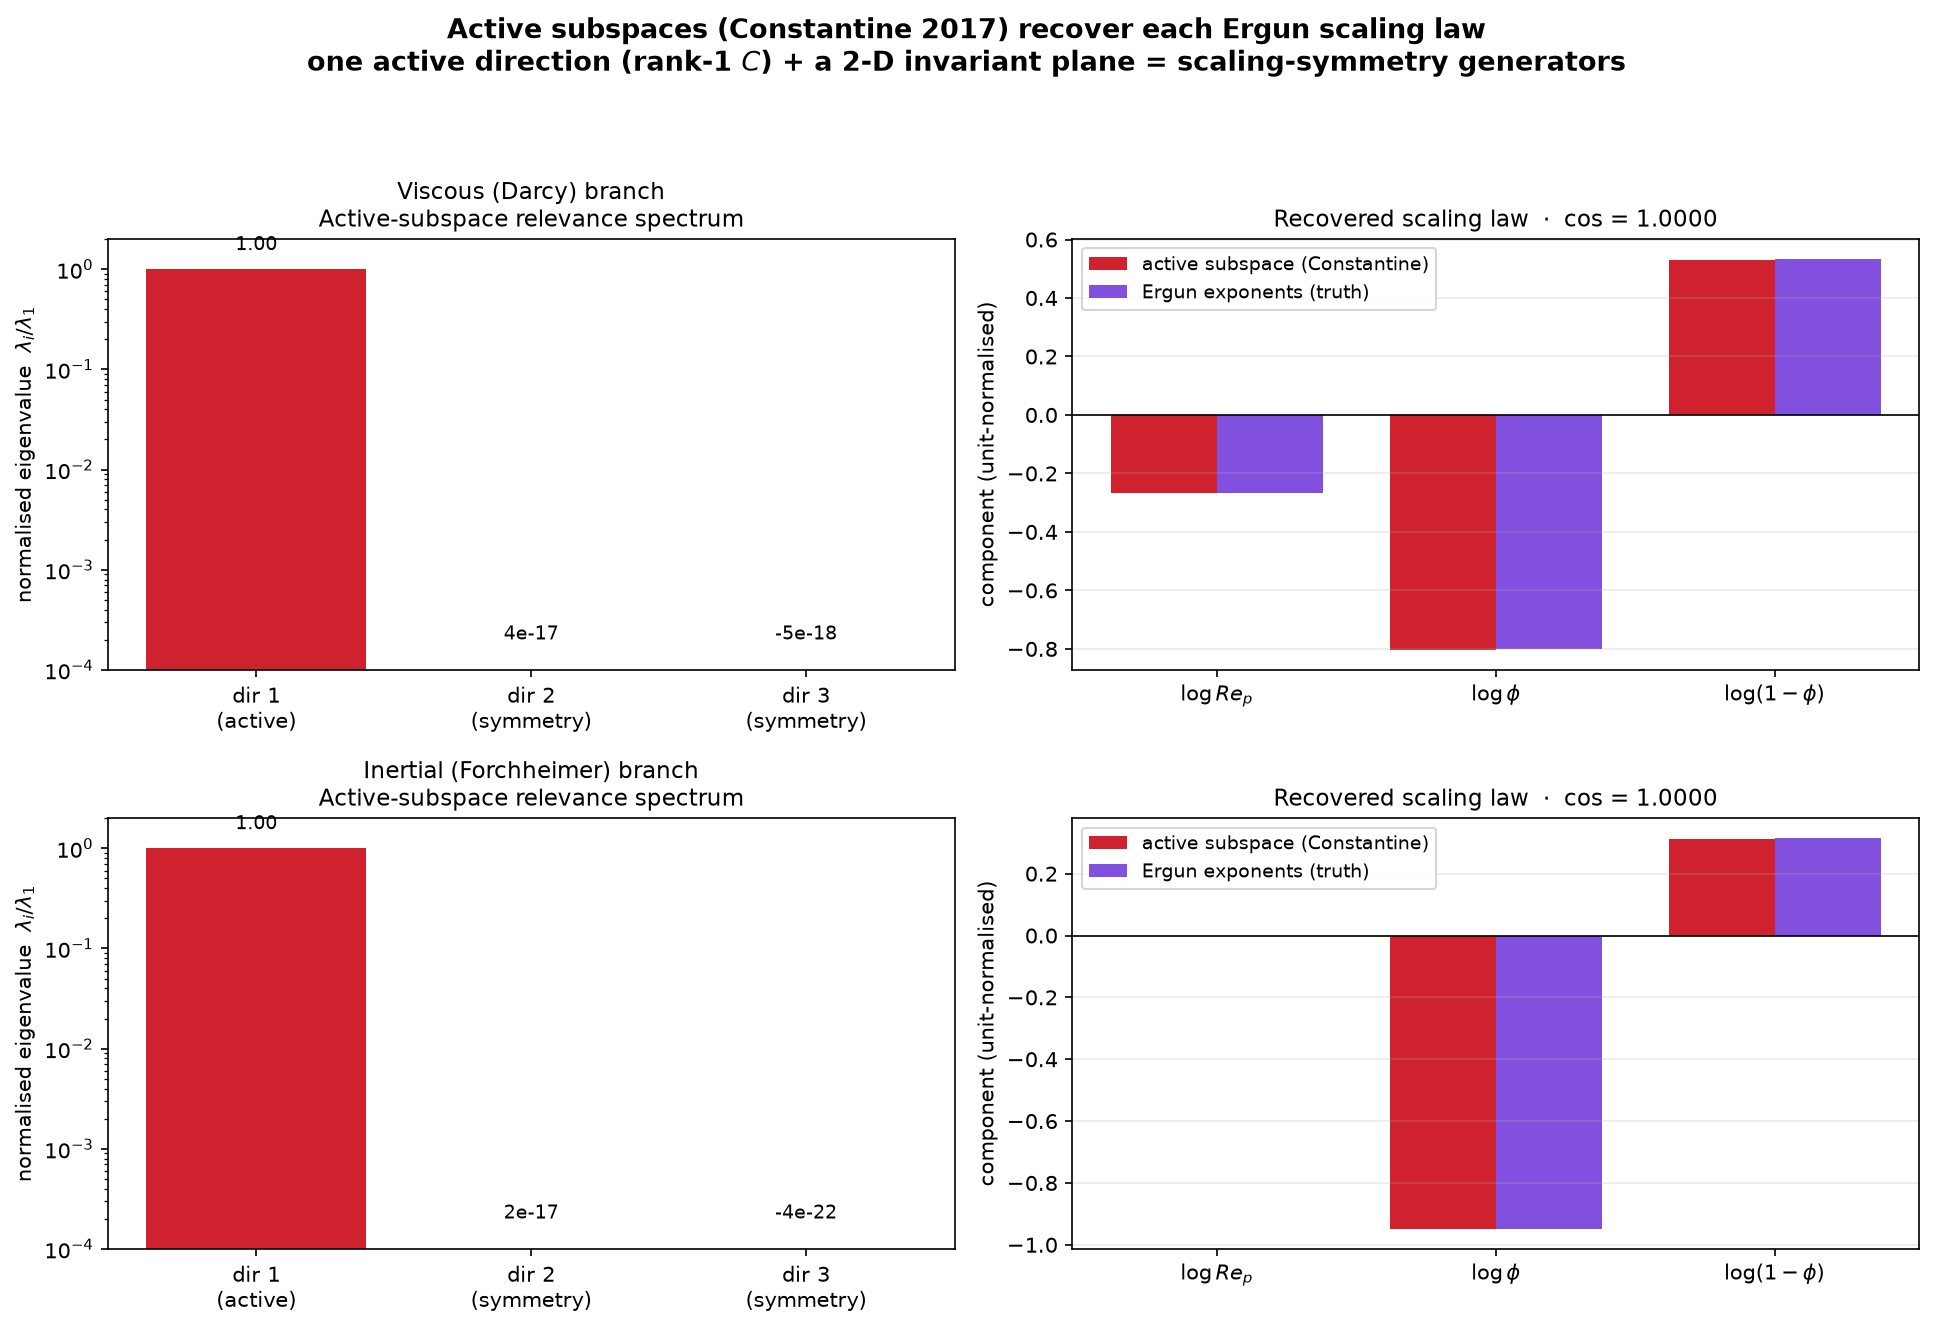

Write the Python code that produced this figure.
"""
Active-subspace baseline for the two Ergun regimes.

Implements the data-driven dimensional-analysis method of Constantine, Del
Rosario & Iaccarino, "Data-driven dimensional analysis: algorithms for
unique and relevant dimensionless groups" (arXiv:1708.04303, 2017) and
shows that, in each Ergun regime, the dominant active-subspace direction
coincides with the scaling-encoder row space our Stage-1 pipeline learns.

Method (Constantine 2017, Algorithm 1 — response-surface gradients):
  * every dimensionally-consistent law is a *ridge function* in the logs of
    the variables:  f = g(A^T log q);
  * the active subspace is the eigenspace of  C = E[ grad(log f) grad(log f)^T ]
    taken in log-coordinates;
  * the eigenvalues rank the directions by relevance; the null space
    (lambda = 0) is the inactive subspace = the directions along which f is
    invariant = the SCALING-symmetry generators.

Here each regime is a single power law, so the log-gradient is (up to noise)
constant and C is rank 1: one active direction (the local Ergun law) plus a
2-D inactive/symmetry plane.  We compute C in the (Re_p, phi, 1-phi)
Pi-coordinates the scaling encoder lives in, and compare the dominant
eigenvector against (i) the known Ergun exponents and (ii) the encoder row.

Run:
    python active_subspace_baseline.py
Outputs:
    output_<regime>_widephi/active_subspace_baseline.png
    prints a per-regime summary table
"""

import os
import numpy as np
import pandas as pd
import matplotlib
matplotlib.use("Agg")
import matplotlib.pyplot as plt

HERE = os.path.dirname(os.path.abspath(__file__))

# ----------------------------------------------------------------------
# Ground-truth Ergun exponents on (Re_p, phi, 1-phi), never shown to the
# method — used only to score the recovered active direction.
# ----------------------------------------------------------------------
REGIMES = {
    "viscous": dict(
        csv="dataset_ergun_viscous_widephi.csv",
        out="output_viscous_widephi",
        ergun=np.array([-1.0, -3.0, 2.0]),   # f = 150 Re^-1 phi^-3 (1-phi)^2
        title="Viscous (Darcy) branch",
    ),
    "inertial": dict(
        csv="dataset_ergun_inertial_widephi.csv",
        out="output_inertial_widephi",
        ergun=np.array([0.0, -3.0, 1.0]),    # f = 1.75 phi^-3 (1-phi)^1
        title="Inertial (Forchheimer) branch",
    ),
}

PI_LABELS = [r"$\log Re_p$", r"$\log \phi$", r"$\log(1-\phi)$"]


def active_subspace(df):
    """Constantine Alg. 1 in the 3 Pi-coordinates (Re_p, phi, 1-phi).

    Returns the active-subspace matrix C, its eigenvalues/vectors (sorted
    descending) and the constant log-gradient of the linear ridge fit.
    """
    Re = df["Re_p"].values
    phi = df["phi"].values
    omp = 1.0 - phi
    f = df["f"].values

    X = np.column_stack([np.log(Re), np.log(phi), np.log(omp)])   # log-inputs
    y = np.log(f)                                                 # log-output

    # Step 3 of Alg.1: response surface. A single power law is exactly a
    # LINEAR ridge in log-space, so an affine fit is the exact response
    # surface and its (constant) gradient is the exponent vector.
    A = np.column_stack([np.ones(len(y)), X])
    beta, *_ = np.linalg.lstsq(A, y, rcond=None)
    grad = beta[1:]                    # grad(log f) — constant over the regime

    # Step 4: active-subspace matrix C = E[ grad grad^T ]. Constant gradient
    # => C is exactly rank 1 (one active direction, two symmetry directions).
    C = np.outer(grad, grad)
    lam, U = np.linalg.eigh(C)
    order = np.argsort(lam)[::-1]
    return C, lam[order], U[:, order], grad


def unit(v):
    n = np.linalg.norm(v)
    return v / n if n > 0 else v


def oriented(v, ref):
    """Flip sign of v so it points the same way as ref (for plotting)."""
    return v if np.dot(v, ref) >= 0 else -v


def main():
    fig, axes = plt.subplots(2, 2, figsize=(13, 9))
    print("\n" + "=" * 72)
    print("Active-subspace baseline (Constantine 2017) vs scaling-encoder row")
    print("=" * 72)

    for r, (key, cfg) in enumerate(REGIMES.items()):
        df = pd.read_csv(os.path.join(HERE, cfg["csv"]))
        C, lam, U, grad = active_subspace(df)

        ergun_u = unit(cfg["ergun"])
        cos_ergun = abs(np.dot(unit(U[:, 0]), ergun_u))
        # a symmetry direction is sign-free; orient it to the truth so the
        # overlaid bars are directly comparable.
        active_u = oriented(unit(U[:, 0]), ergun_u)

        # relevance normalised so the spectrum is comparable across regimes
        lam_norm = lam / lam.max()

        print(f"\n--- {cfg['title']} ---")
        print(f"  log-gradient (fit exponents): {np.round(grad, 3)}")
        print(f"  active eigenvector (unit)   : {np.round(active_u, 3)}")
        print(f"  Ergun exponents   (unit)    : {np.round(ergun_u, 3)}")
        print(f"  cos(active, Ergun)          : {cos_ergun:.4f}")
        print(f"  eigenvalues (relevance)     : {np.round(lam, 4)}")
        print(f"  => 1 active direction + {np.sum(lam_norm < 1e-6)} symmetry (lambda=0) directions")

        # ---- LEFT: eigenvalue spectrum (relevance ranking) ----
        axL = axes[r, 0]
        bars = axL.bar(range(1, 4), np.clip(lam_norm, 1e-4, None),
                       color=["#cf222e", "#0969da", "#1a7f37"])
        axL.set_yscale("log")
        axL.set_ylim(1e-4, 2)
        axL.set_xticks([1, 2, 3])
        axL.set_xticklabels(["dir 1\n(active)", "dir 2\n(symmetry)", "dir 3\n(symmetry)"])
        axL.set_ylabel("normalised eigenvalue  $\\lambda_i/\\lambda_1$")
        axL.set_title(f"{cfg['title']}\nActive-subspace relevance spectrum", fontsize=11)
        axL.axhline(1e-4, color="gray", lw=0.6)
        for b, v in zip(bars, lam_norm):
            axL.text(b.get_x() + b.get_width() / 2, max(v, 1.3e-4) * 1.4,
                     f"{v:.0e}" if v < 1e-3 else f"{v:.2f}",
                     ha="center", va="bottom", fontsize=9)

        # ---- RIGHT: active direction vs Ergun vs encoder-equivalent ----
        axR = axes[r, 1]
        x = np.arange(3)
        w = 0.38
        axR.bar(x - w / 2, active_u, w, color="#cf222e",
                label="active subspace (Constantine)")
        axR.bar(x + w / 2, ergun_u, w, color="#8250df",
                label="Ergun exponents (truth)")
        axR.axhline(0, color="k", lw=0.8)
        axR.set_xticks(x)
        axR.set_xticklabels(PI_LABELS)
        axR.set_ylabel("component (unit-normalised)")
        axR.set_title(f"Recovered scaling law  ·  cos = {cos_ergun:.4f}", fontsize=11)
        axR.legend(fontsize=9, loc="best")
        axR.grid(axis="y", alpha=0.25)

        # save a per-regime standalone copy too
        out_dir = os.path.join(HERE, cfg["out"])
        os.makedirs(out_dir, exist_ok=True)

    fig.suptitle(
        "Active subspaces (Constantine 2017) recover each Ergun scaling law\n"
        "one active direction (rank-1 $C$) + a 2-D invariant plane = scaling-symmetry generators",
        fontsize=13, fontweight="bold",
    )
    fig.tight_layout(rect=[0, 0, 1, 0.94])

    out = os.path.join(HERE, "active_subspace_baseline.png")
    fig.savefig(out, dpi=150, bbox_inches="tight")
    # also drop a copy into each regime's output folder
    for cfg in REGIMES.values():
        fig.savefig(os.path.join(HERE, cfg["out"], "active_subspace_baseline.png"),
                    dpi=150, bbox_inches="tight")
    print(f"\nFigure saved to {out}")
    print("(copies written to each output_<regime>_widephi/)\n")


if __name__ == "__main__":
    main()
